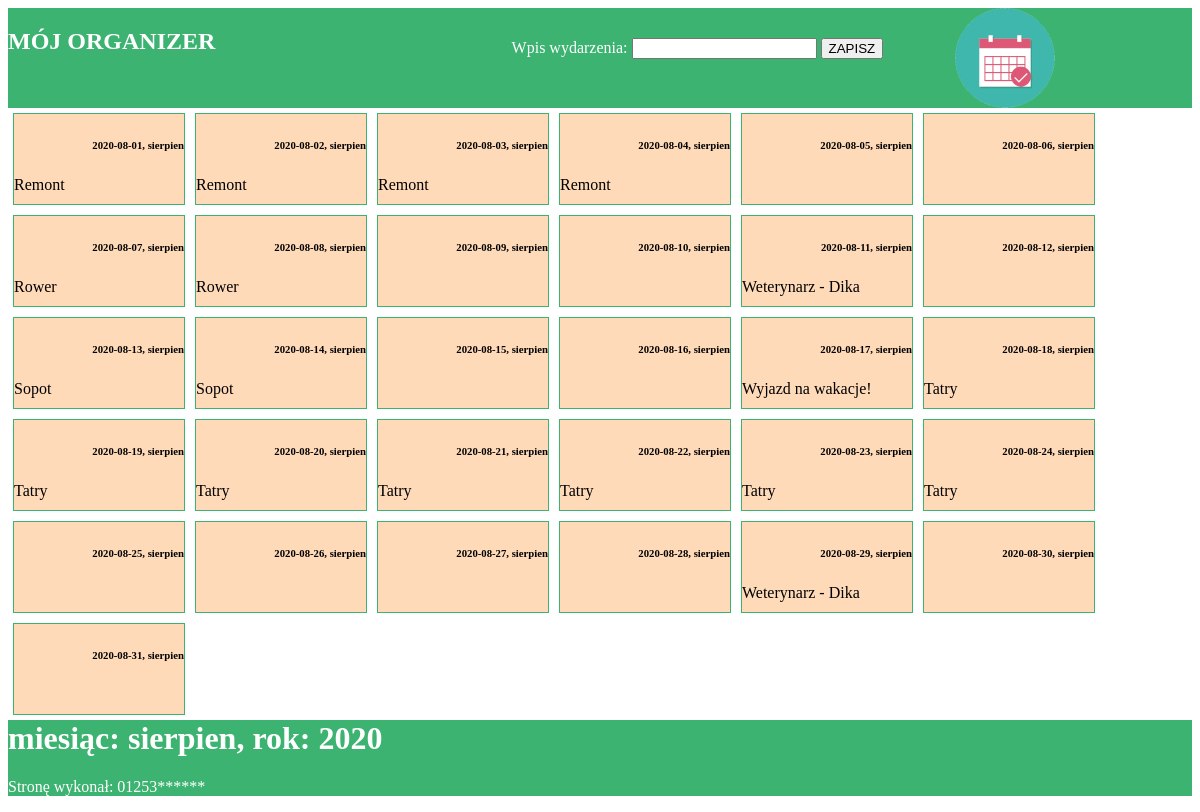
The page /ee.09/2020/czerwiec/EE.09-01-20.06-SG/rozwiązanie/organizer.php on the database its author committed.
### tables this page shows
CREATE TABLE `zadania` (
  `id` int(10) UNSIGNED NOT NULL,
  `dataZadania` date DEFAULT NULL,
  `wpis` text,
  `miesiac` text,
  `rok` int(10) UNSIGNED DEFAULT NULL
);

### ee.09/2020/czerwiec/EE.09-01-20.06-SG/rozwiązanie/organizer.php (the view, shortened to what this page needs)
<!DOCTYPE html>
<html lang="en">
    <head>
        <link rel="stylesheet" href="styl6.css">
    </head>
    <body>
        <div id="banner">
            <div class="banner-left">
                <h2>MÓJ ORGANIZER</h2>
            </div>
            <div class="banner-center">
                <form action="#" method="POST">
                    <span>Wpis wydarzenia: </span>
                    <input type="text" name="wpis">
                    <input type="submit" value="ZAPISZ">
                </form>
            </div>
            <div class="banner-right">
                <img src="logo2.png" alt="Mój organizer">
            </div>
        </div>
        <div id="main">
            <?php
                $conn = mysqli_connect("localhost", "root", "", "egzamin6");
                $sql = "SELECT `zadania`.`dataZadania`, `zadania`.`miesiac`, `zadania`.`wpis` FROM `zadania` WHERE `zadania`.`miesiac` = 'sierpien'";
                $res = mysqli_query($conn, $sql);
                while($row = mysqli_fetch_row($res)){
                    echo "<div class='item'><h6>$row[0], $row[1]</h6><p>$row[2]</p></div>";
                }
            ?>
        </div>
        <div id="footer">
            <?php
                $sql2 = "SELECT `zadania`.`miesiac`, `zadania`.`rok` FROM `zadania` WHERE `zadania`.`dataZadania` = '2020-08-01'";
                $res2 = mysqli_query($conn, $sql2);
                while($row2 = mysqli_fetch_row($res2)){
                    echo "<h1>miesiąc: $row2[0], rok: $row2[1]</h1>";
                }
            ?>
            <p>Stronę wykonał: 01253******</p>
        </div>
    </body>
</html>

### ee.09/2020/czerwiec/EE.09-01-20.06-SG/rozwiązanie/styl6.css (style rules this page uses)
body { font-family: Georgia; }
.banner-left, .banner-center { background-color: #3CB371; color: white; height: 100px; width: 40%; float: left; }
.banner-right { background-color: #3CB371; height: 100px; width: 20%; float: left; }
.item { background-color: #FFDAB9; width: 170px; height: 90px; margin: 5px; border: 1px solid #3CB371; float: left; }
#main { clear: both; }
#footer { background-color: #3CB371; color: white; clear: both; }
h6 { text-align: right; }
form { padding: 30px; }

### rows shown on the page
zadania: dataZadania "2020-08-01", miesiac "sierpien", wpis "Remont", rok "2020"
zadania: dataZadania "2020-08-02", miesiac "sierpien", wpis "Remont"
zadania: dataZadania "2020-08-03", miesiac "sierpien", wpis "Remont"
zadania: dataZadania "2020-08-04", miesiac "sierpien", wpis "Remont"
zadania: dataZadania "2020-08-05", miesiac "sierpien"
zadania: dataZadania "2020-08-06", miesiac "sierpien"
zadania: dataZadania "2020-08-07", miesiac "sierpien", wpis "Rower"
zadania: dataZadania "2020-08-08", miesiac "sierpien", wpis "Rower"
zadania: dataZadania "2020-08-09", miesiac "sierpien"
zadania: dataZadania "2020-08-10", miesiac "sierpien"
zadania: dataZadania "2020-08-11", miesiac "sierpien", wpis "Weterynarz - Dika"
zadania: dataZadania "2020-08-12", miesiac "sierpien"
zadania: dataZadania "2020-08-13", miesiac "sierpien", wpis "Sopot"
zadania: dataZadania "2020-08-14", miesiac "sierpien", wpis "Sopot"
zadania: dataZadania "2020-08-15", miesiac "sierpien"
zadania: dataZadania "2020-08-16", miesiac "sierpien"
zadania: dataZadania "2020-08-17", miesiac "sierpien", wpis "Wyjazd na wakacje!"
zadania: dataZadania "2020-08-18", miesiac "sierpien", wpis "Tatry"
zadania: dataZadania "2020-08-19", miesiac "sierpien", wpis "Tatry"
zadania: dataZadania "2020-08-20", miesiac "sierpien", wpis "Tatry"
zadania: dataZadania "2020-08-21", miesiac "sierpien", wpis "Tatry"
zadania: dataZadania "2020-08-22", miesiac "sierpien", wpis "Tatry"
zadania: dataZadania "2020-08-23", miesiac "sierpien", wpis "Tatry"
zadania: dataZadania "2020-08-24", miesiac "sierpien", wpis "Tatry"
zadania: dataZadania "2020-08-25", miesiac "sierpien"
zadania: dataZadania "2020-08-26", miesiac "sierpien"
zadania: dataZadania "2020-08-27", miesiac "sierpien"
zadania: dataZadania "2020-08-28", miesiac "sierpien"
zadania: dataZadania "2020-08-29", miesiac "sierpien", wpis "Weterynarz - Dika"
zadania: dataZadania "2020-08-30", miesiac "sierpien"
zadania: dataZadania "2020-08-31", miesiac "sierpien"
